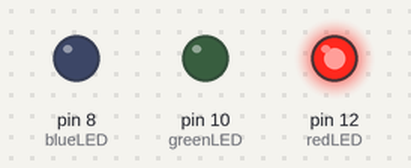
This sketch was run on a simulated Arduino Uno, built with avr-gcc and run on an emulated ATmega328P. On the bench: output pins drawn as LEDs (lit = HIGH).

Above: at 0.12 s.
At 2.8 s:
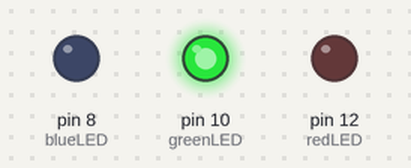
At 14.62 s:
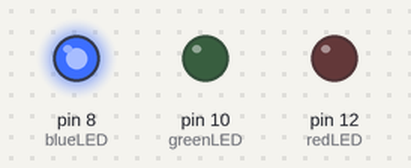
At 22.6 s:
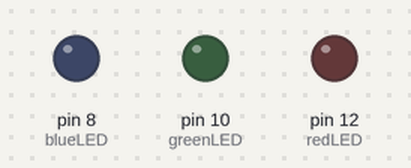
Timing chart, 0 to 30.6 s (numbered marks = the images above):
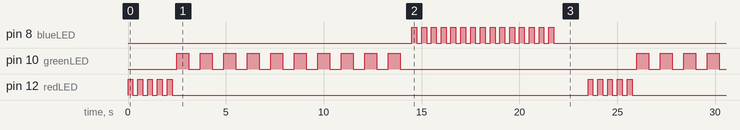

Measured:
- by itself, pin 8 (blueLED): repeats every 23.5 s: HIGH 0.25 s, LOW 16.3 s, 14 × (HIGH 0.25 s, LOW 0.25 s)
- by itself, pin 10 (greenLED): repeats every 23.5 s: 9 × (LOW 0.60 s, HIGH 0.60 s), LOW 12.1 s, HIGH 0.60 s
- by itself, pin 12 (redLED): repeats every 23.5 s: 4 × (LOW 0.25 s, HIGH 0.25 s), LOW 21.3 s, HIGH 0.25 s

The sketch:

blinkSequence.ino
```cpp
  int redLED = 12;
  int greenLED = 10;
  int blueLED = 8;

  int fastBlink = 250;
  int slowBlink = 600;

  int longWait = 1500;

void setup() {
  // put your setup code here, to run once:


  pinMode(redLED, OUTPUT);
  pinMode(greenLED, OUTPUT);
  pinMode(blueLED, OUTPUT);
}

void loop() {
  // put your main code here, to run repeatedly:


  //red LED
  digitalWrite(redLED, HIGH);
  delay(fastBlink);
  digitalWrite(redLED, LOW);
  delay(fastBlink);
  digitalWrite(redLED, HIGH);
  delay(fastBlink);
  digitalWrite(redLED, LOW);
  delay(fastBlink);
  digitalWrite(redLED, HIGH);
  delay(fastBlink);
  digitalWrite(redLED, LOW);
  delay(fastBlink);
  digitalWrite(redLED, HIGH);
  delay(fastBlink);
  digitalWrite(redLED, LOW);
  delay(fastBlink);
  digitalWrite(redLED, HIGH);
  delay(fastBlink);
  digitalWrite(redLED, LOW);
  delay(fastBlink);

  //green LED

  digitalWrite(greenLED, HIGH);
  delay(slowBlink);
  digitalWrite(greenLED, LOW);
  delay(slowBlink);
  digitalWrite(greenLED, HIGH);
  delay(slowBlink);
  digitalWrite(greenLED, LOW);
  delay(slowBlink);
  digitalWrite(greenLED, HIGH);
  delay(slowBlink);
  digitalWrite(greenLED, LOW);
  delay(slowBlink);
  digitalWrite(greenLED, HIGH);
  delay(slowBlink);
  digitalWrite(greenLED, LOW);
  delay(slowBlink);
  digitalWrite(greenLED, HIGH);
  delay(slowBlink);
  digitalWrite(greenLED, LOW);
  delay(slowBlink);
  digitalWrite(greenLED, HIGH);
  delay(slowBlink);
  digitalWrite(greenLED, LOW);
  delay(slowBlink);
  digitalWrite(greenLED, HIGH);
  delay(slowBlink);
  digitalWrite(greenLED, LOW);
  delay(slowBlink);
  digitalWrite(greenLED, HIGH);
  delay(slowBlink);
  digitalWrite(greenLED, LOW);
  delay(slowBlink);
  digitalWrite(greenLED, HIGH);
  delay(slowBlink);
  digitalWrite(greenLED, LOW);
  delay(slowBlink);
  digitalWrite(greenLED, HIGH);
  delay(slowBlink);
  digitalWrite(greenLED, LOW);
  delay(slowBlink);

  //blue LED

  digitalWrite(blueLED, HIGH);
  delay(fastBlink);
  digitalWrite(blueLED, LOW);
  delay(fastBlink);
  digitalWrite(blueLED, HIGH);
  delay(fastBlink);
  digitalWrite(blueLED, LOW);
  delay(fastBlink);
  digitalWrite(blueLED, HIGH);
  delay(fastBlink);
  digitalWrite(blueLED, LOW);
  delay(fastBlink);
  digitalWrite(blueLED, HIGH);
  delay(fastBlink);
  digitalWrite(blueLED, LOW);
  delay(fastBlink);
  digitalWrite(blueLED, HIGH);
  delay(fastBlink);
  digitalWrite(blueLED, LOW);
  delay(fastBlink);
  digitalWrite(blueLED, HIGH);
  delay(fastBlink);
  digitalWrite(blueLED, LOW);
  delay(fastBlink);
  digitalWrite(blueLED, HIGH);
  delay(fastBlink);
  digitalWrite(blueLED, LOW);
  delay(fastBlink);
  digitalWrite(blueLED, HIGH);
  delay(fastBlink);
  digitalWrite(blueLED, LOW);
  delay(fastBlink);
  digitalWrite(blueLED, HIGH);
  delay(fastBlink);
  digitalWrite(blueLED, LOW);
  delay(fastBlink);
  digitalWrite(blueLED, HIGH);
  delay(fastBlink);
  digitalWrite(blueLED, LOW);
  delay(fastBlink);
  digitalWrite(blueLED, HIGH);
  delay(fastBlink);
  digitalWrite(blueLED, LOW);
  delay(fastBlink);
  digitalWrite(blueLED, HIGH);
  delay(fastBlink);
  digitalWrite(blueLED, LOW);
  delay(fastBlink);
  digitalWrite(blueLED, HIGH);
  delay(fastBlink);
  digitalWrite(blueLED, LOW);
  delay(fastBlink);
  digitalWrite(blueLED, HIGH);
  delay(fastBlink);
  digitalWrite(blueLED, LOW);
  delay(fastBlink);
  digitalWrite(blueLED, HIGH);
  delay(fastBlink);
  digitalWrite(blueLED, LOW);
  delay(fastBlink);

  delay(longWait);
}
```
